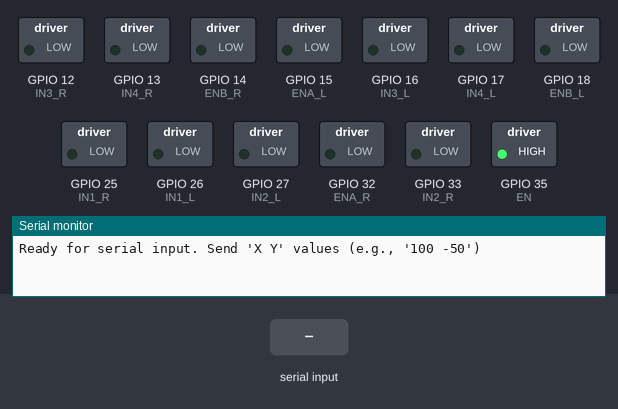
Bench run of a sketch on a simulated ESP32. Parts: switched loads named in the sketch (green lamp = pin HIGH), the last lines printed to the serial monitor. Inputs (shaded band) come from the test bench.

Above: at 1.2 s.
1.3 s: "90 45\n" received over Serial
At 2.5 s:
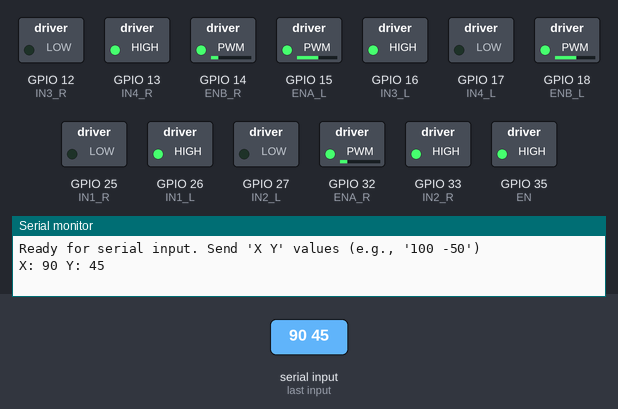
2.8 s: "30 150\n" received over Serial
At 3.7 s:
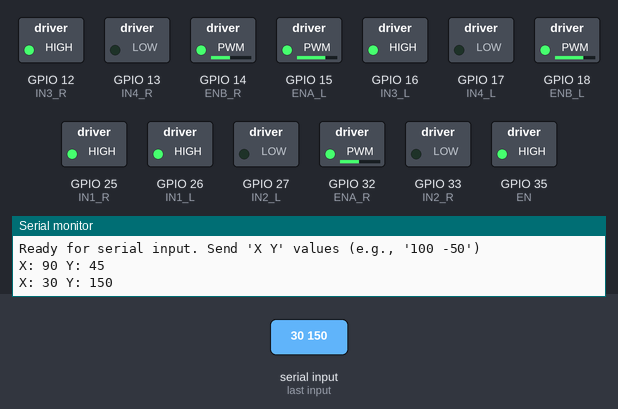
4.3 s: "1 90\n" received over Serial
At 4.8 s:
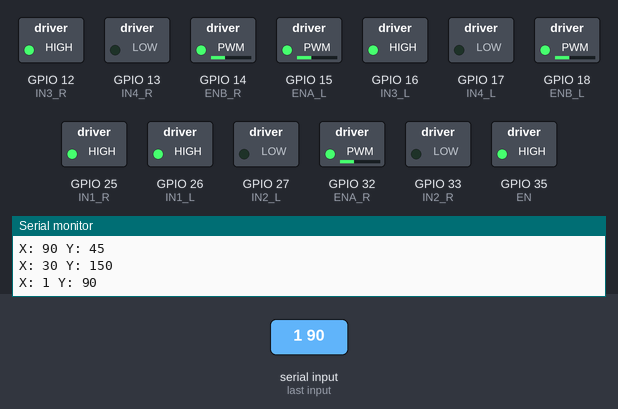
Timing chart, 0 to 7.3 s (numbered marks = the images above; inputs shaded):
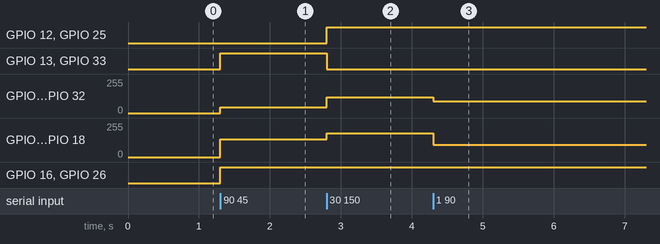

Measured:
- after the input at 1.3 s, GPIO 13 (IN4_R), GPIO 16 (IN3_L), GPIO 26 (IN1_L), GPIO 33 (IN2_R): LOW → HIGH at once; GPIO 14 (ENB_R), GPIO 32 (ENA_R): 0/255 → 45/255 at once; GPIO 15 (ENA_L), GPIO 18 (ENB_L): 0/255 → 135/255 at once
- after the input at 2.8 s, GPIO 12 (IN3_R), GPIO 25 (IN1_R): LOW → HIGH at once; GPIO 13 (IN4_R), GPIO 33 (IN2_R): HIGH → LOW at once; GPIO 14 (ENB_R), GPIO 32 (ENA_R): 45/255 → 120/255 at once; GPIO 15 (ENA_L), GPIO 18 (ENB_L): 135/255 → 180/255 at once
- after the input at 4.3 s, GPIO 14 (ENB_R), GPIO 32 (ENA_R): 120/255 → 89/255 at once; GPIO 15 (ENA_L), GPIO 18 (ENB_L): 180/255 → 91/255 at once

The sketch:

test.ino
```cpp
// Motor control pins
#define IN1_R 25    // Front right motor direction pin 1
#define IN2_R 33    // Front right motor direction pin 2
#define ENA_R 32    // Front right motor PWM speed control pin
#define IN3_R 12    // Rear right motor direction pin 1
#define IN4_R 13    // Rear right motor direction pin 2
#define ENB_R 14    // Rear right motor PWM speed control pin

#define IN1_L 26    // Front left motor direction pin 1
#define IN2_L 27    // Front left motor direction pin 2
#define ENA_L 15    // Front left motor PWM speed control pin
#define IN3_L 16    // Rear left motor direction pin 1
#define IN4_L 17    // Rear left motor direction pin 2
#define ENB_L 18    // Rear left motor PWM speed control pin

#define EN 35

void setup() {
  // Set all motor control pins as outputs
  pinMode(IN1_R, OUTPUT);
  pinMode(IN2_R, OUTPUT);
  pinMode(ENA_R, OUTPUT);
  pinMode(IN3_R, OUTPUT);
  pinMode(IN4_R, OUTPUT);
  pinMode(ENB_R, OUTPUT);
  pinMode(IN1_L, OUTPUT);
  pinMode(IN2_L, OUTPUT);
  pinMode(ENA_L, OUTPUT);
  pinMode(IN3_L, OUTPUT);
  pinMode(IN4_L, OUTPUT);
  pinMode(ENB_L, OUTPUT);
  pinMode(EN, OUTPUT);

  digitalWrite(EN, HIGH);

  // Initialize all motors in stopped state
  stopAllMotors();

  Serial.begin(115200);
  Serial.println("Ready for serial input. Send 'X Y' values (e.g., '100 -50')");
}

void loop() {
  if(Serial.available()){
    String input = Serial.readStringUntil('\n');
    input.trim();

    int spaceIndex = input.indexOf(' ');

    if(spaceIndex > 0) {
      int x = input.substring(0, spaceIndex).toInt();
      int y = input.substring(spaceIndex + 1).toInt();

      Serial.print("X: ");
      Serial.print(x);
      Serial.print(" Y: ");
      Serial.println(y);

      // Calculate motor speeds for differential drive
      // Left motors (front and rear same speed)
      int leftSpeed = y + x;
      // Right motors (front and rear same speed)
      int rightSpeed = y - x;

      // Constrain speeds
      leftSpeed = constrain(leftSpeed, -255, 255);
      rightSpeed = constrain(rightSpeed, -255, 255);

      // Control left motors (front and rear)
      if(leftSpeed >= 0) {
        digitalWrite(IN1_L, HIGH);
        digitalWrite(IN2_L, LOW);
        digitalWrite(IN3_L, HIGH);
        digitalWrite(IN4_L, LOW);
      } else {
        digitalWrite(IN1_L, LOW);
        digitalWrite(IN2_L, HIGH);
        digitalWrite(IN3_L, LOW);
        digitalWrite(IN4_L, HIGH);
        leftSpeed = -leftSpeed;
      }
      analogWrite(ENA_L, leftSpeed);
      analogWrite(ENB_L, leftSpeed);

      // Control right motors (front and rear)
      if(rightSpeed >= 0) {
        digitalWrite(IN1_R, HIGH);
        digitalWrite(IN2_R, LOW);
        digitalWrite(IN3_R, HIGH);
        digitalWrite(IN4_R, LOW);
      } else {
        digitalWrite(IN1_R, LOW);
        digitalWrite(IN2_R, HIGH);
        digitalWrite(IN3_R, LOW);
        digitalWrite(IN4_R, HIGH);
        rightSpeed = -rightSpeed;
      }
      analogWrite(ENA_R, rightSpeed);
      analogWrite(ENB_R, rightSpeed);
    }
  }
}

void stopAllMotors() {
  digitalWrite(IN1_R, LOW);
  digitalWrite(IN2_R, LOW);
  digitalWrite(IN3_R, LOW);
  digitalWrite(IN4_R, LOW);
  digitalWrite(IN1_L, LOW);
  digitalWrite(IN2_L, LOW);
  digitalWrite(IN3_L, LOW);
  digitalWrite(IN4_L, LOW);
  analogWrite(ENA_R, 0);
  analogWrite(ENB_R, 0);
  analogWrite(ENA_L, 0);
  analogWrite(ENB_L, 0);
}
```
